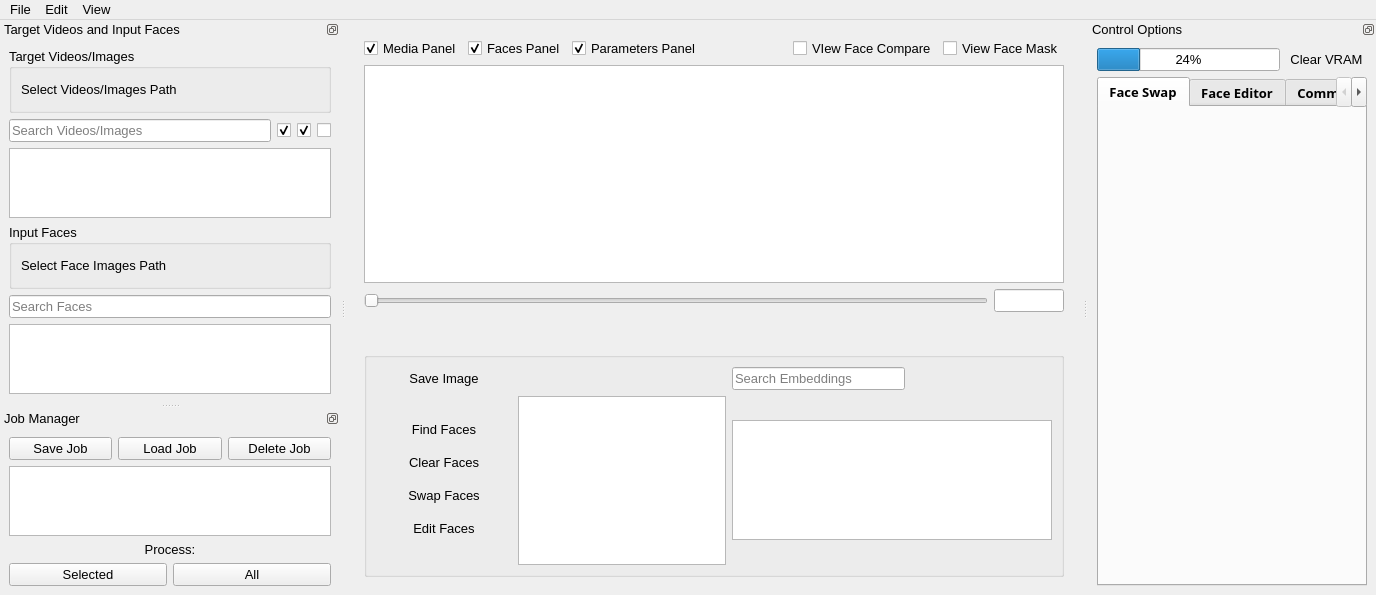
<?xml version="1.0" encoding="UTF-8"?>
<ui version="4.0">
 <class>MainWindow</class>
 <widget class="QMainWindow" name="MainWindow">
  <property name="geometry">
   <rect>
    <x>0</x>
    <y>0</y>
    <width>1376</width>
    <height>585</height>
   </rect>
  </property>
  <property name="font">
   <font>
    <pointsize>10</pointsize>
   </font>
  </property>
  <property name="windowTitle">
   <string>VisoMaster v0.1.6</string>
  </property>
  <property name="windowIcon">
   <iconset resource="media.qrc">
    <normaloff>:/media/media/visomaster_small.png</normaloff>:/media/media/visomaster_small.png</iconset>
  </property>
  <widget class="QWidget" name="centralwidget">
   <layout class="QHBoxLayout" name="horizontalLayout">
    <item>
     <widget class="QWidget" name="mediaLayout" native="true">
      <property name="sizePolicy">
       <sizepolicy hsizetype="Expanding" vsizetype="Preferred">
        <horstretch>2</horstretch>
        <verstretch>0</verstretch>
       </sizepolicy>
      </property>
      <layout class="QVBoxLayout" name="verticalLayout">
       <item>
        <layout class="QHBoxLayout" name="panelVisibilityCheckBoxLayout">
         <item>
          <widget class="QCheckBox" name="mediaPanelCheckBox">
           <property name="text">
            <string>Media Panel</string>
           </property>
           <property name="checked">
            <bool>true</bool>
           </property>
          </widget>
         </item>
         <item>
          <widget class="QCheckBox" name="facesPanelCheckBox">
           <property name="text">
            <string>Faces Panel</string>
           </property>
           <property name="checked">
            <bool>true</bool>
           </property>
          </widget>
         </item>
         <item>
          <widget class="QCheckBox" name="parametersPanelCheckBox">
           <property name="text">
            <string>Parameters Panel</string>
           </property>
           <property name="checked">
            <bool>true</bool>
           </property>
          </widget>
         </item>
         <item>
          <spacer name="horizontalSpacer_8">
           <property name="orientation">
            <enum>Qt::Orientation::Horizontal</enum>
           </property>
           <property name="sizeHint" stdset="0">
            <size>
             <width>20</width>
             <height>20</height>
            </size>
           </property>
          </spacer>
         </item>
         <item>
          <widget class="QCheckBox" name="faceCompareCheckBox">
           <property name="text">
            <string>VIew Face Compare</string>
           </property>
          </widget>
         </item>
         <item>
          <widget class="QCheckBox" name="faceMaskCheckBox">
           <property name="text">
            <string>View Face Mask</string>
           </property>
          </widget>
         </item>
        </layout>
       </item>
       <item>
        <widget class="QGraphicsView" name="graphicsViewFrame"/>
       </item>
       <item>
        <layout class="QVBoxLayout" name="verticalLayoutMediaControls">
         <item>
          <layout class="QHBoxLayout" name="horizontalLayoutMediaSlider">
           <item>
            <widget class="QSlider" name="videoSeekSlider">
             <property name="orientation">
              <enum>Qt::Orientation::Horizontal</enum>
             </property>
            </widget>
           </item>
           <item>
            <widget class="QLineEdit" name="videoSeekLineEdit">
             <property name="sizePolicy">
              <sizepolicy hsizetype="Preferred" vsizetype="Fixed">
               <horstretch>0</horstretch>
               <verstretch>0</verstretch>
              </sizepolicy>
             </property>
             <property name="maximumSize">
              <size>
               <width>70</width>
               <height>16777215</height>
              </size>
             </property>
             <property name="toolTip">
              <string>Frame Number</string>
             </property>
             <property name="clearButtonEnabled">
              <bool>false</bool>
             </property>
            </widget>
           </item>
          </layout>
         </item>
         <item>
          <layout class="QHBoxLayout" name="horizontalLayoutMediaButtons">
           <item>
            <spacer name="horizontalSpacer">
             <property name="orientation">
              <enum>Qt::Orientation::Horizontal</enum>
             </property>
             <property name="sizeType">
              <enum>QSizePolicy::Policy::MinimumExpanding</enum>
             </property>
             <property name="sizeHint" stdset="0">
              <size>
               <width>40</width>
               <height>20</height>
              </size>
             </property>
            </spacer>
           </item>
           <item>
            <widget class="QPushButton" name="frameRewindButton">
             <property name="sizePolicy">
              <sizepolicy hsizetype="MinimumExpanding" vsizetype="Fixed">
               <horstretch>0</horstretch>
               <verstretch>0</verstretch>
              </sizepolicy>
             </property>
             <property name="maximumSize">
              <size>
               <width>100</width>
               <height>16777215</height>
              </size>
             </property>
             <property name="text">
              <string/>
             </property>
             <property name="icon">
              <iconset resource="media.qrc">
               <normaloff>:/media/media/previous_marker_off.png</normaloff>:/media/media/previous_marker_off.png</iconset>
             </property>
             <property name="flat">
              <bool>true</bool>
             </property>
            </widget>
           </item>
           <item>
            <spacer name="horizontalSpacer_3">
             <property name="orientation">
              <enum>Qt::Orientation::Horizontal</enum>
             </property>
             <property name="sizeType">
              <enum>QSizePolicy::Policy::Minimum</enum>
             </property>
             <property name="sizeHint" stdset="0">
              <size>
               <width>40</width>
               <height>20</height>
              </size>
             </property>
            </spacer>
           </item>
           <item>
            <widget class="QPushButton" name="buttonMediaRecord">
             <property name="text">
              <string/>
             </property>
             <property name="icon">
              <iconset resource="media.qrc">
               <normaloff>:/media/media/rec_off.png</normaloff>:/media/media/rec_off.png</iconset>
             </property>
             <property name="checkable">
              <bool>true</bool>
             </property>
             <property name="flat">
              <bool>true</bool>
             </property>
            </widget>
           </item>
           <item>
            <spacer name="horizontalSpacer_6">
             <property name="orientation">
              <enum>Qt::Orientation::Horizontal</enum>
             </property>
             <property name="sizeType">
              <enum>QSizePolicy::Policy::Minimum</enum>
             </property>
             <property name="sizeHint" stdset="0">
              <size>
               <width>30</width>
               <height>20</height>
              </size>
             </property>
            </spacer>
           </item>
           <item>
            <widget class="QPushButton" name="buttonMediaPlay">
             <property name="sizePolicy">
              <sizepolicy hsizetype="MinimumExpanding" vsizetype="Minimum">
               <horstretch>0</horstretch>
               <verstretch>0</verstretch>
              </sizepolicy>
             </property>
             <property name="maximumSize">
              <size>
               <width>100</width>
               <height>16777215</height>
              </size>
             </property>
             <property name="text">
              <string/>
             </property>
             <property name="icon">
              <iconset resource="media.qrc">
               <normaloff>:/media/media/play_off.png</normaloff>:/media/media/play_off.png</iconset>
             </property>
             <property name="checkable">
              <bool>true</bool>
             </property>
             <property name="flat">
              <bool>true</bool>
             </property>
            </widget>
           </item>
           <item>
            <spacer name="horizontalSpacer_4">
             <property name="orientation">
              <enum>Qt::Orientation::Horizontal</enum>
             </property>
             <property name="sizeType">
              <enum>QSizePolicy::Policy::Minimum</enum>
             </property>
             <property name="sizeHint" stdset="0">
              <size>
               <width>40</width>
               <height>20</height>
              </size>
             </property>
            </spacer>
           </item>
           <item>
            <widget class="QPushButton" name="frameAdvanceButton">
             <property name="sizePolicy">
              <sizepolicy hsizetype="MinimumExpanding" vsizetype="Fixed">
               <horstretch>0</horstretch>
               <verstretch>0</verstretch>
              </sizepolicy>
             </property>
             <property name="maximumSize">
              <size>
               <width>100</width>
               <height>16777215</height>
              </size>
             </property>
             <property name="text">
              <string/>
             </property>
             <property name="icon">
              <iconset resource="media.qrc">
               <normaloff>:/media/media/next_marker_off.png</normaloff>:/media/media/next_marker_off.png</iconset>
             </property>
             <property name="flat">
              <bool>true</bool>
             </property>
            </widget>
           </item>
           <item>
            <spacer name="horizontalSpacer_2">
             <property name="orientation">
              <enum>Qt::Orientation::Horizontal</enum>
             </property>
             <property name="sizeType">
              <enum>QSizePolicy::Policy::Minimum</enum>
             </property>
             <property name="sizeHint" stdset="0">
              <size>
               <width>40</width>
               <height>20</height>
              </size>
             </property>
            </spacer>
           </item>
           <item>
            <widget class="QPushButton" name="addMarkerButton">
             <property name="toolTip">
              <string>Add Marker</string>
             </property>
             <property name="text">
              <string/>
             </property>
             <property name="icon">
              <iconset resource="media.qrc">
               <normaloff>:/media/media/add_marker_hover.png</normaloff>:/media/media/add_marker_hover.png</iconset>
             </property>
             <property name="flat">
              <bool>true</bool>
             </property>
            </widget>
           </item>
           <item>
            <widget class="QPushButton" name="removeMarkerButton">
             <property name="toolTip">
              <string>Remove Marker</string>
             </property>
             <property name="text">
              <string/>
             </property>
             <property name="icon">
              <iconset resource="media.qrc">
               <normaloff>:/media/media/remove_marker_hover.png</normaloff>:/media/media/remove_marker_hover.png</iconset>
             </property>
             <property name="flat">
              <bool>true</bool>
             </property>
            </widget>
           </item>
           <item>
            <widget class="QPushButton" name="previousMarkerButton">
             <property name="toolTip">
              <string>Move to Previous Marker</string>
             </property>
             <property name="text">
              <string/>
             </property>
             <property name="icon">
              <iconset resource="media.qrc">
               <normaloff>:/media/media/previous_marker_hover.png</normaloff>:/media/media/previous_marker_hover.png</iconset>
             </property>
             <property name="flat">
              <bool>true</bool>
             </property>
            </widget>
           </item>
           <item>
            <widget class="QPushButton" name="nextMarkerButton">
             <property name="toolTip">
              <string>Move to Next Marker</string>
             </property>
             <property name="text">
              <string/>
             </property>
             <property name="icon">
              <iconset resource="media.qrc">
               <normaloff>:/media/media/next_marker_hover.png</normaloff>:/media/media/next_marker_hover.png</iconset>
             </property>
             <property name="flat">
              <bool>true</bool>
             </property>
            </widget>
           </item>
           <item>
            <widget class="QPushButton" name="viewFullScreenButton">
             <property name="toolTip">
              <string>View Fullscreen (F11)</string>
             </property>
             <property name="text">
              <string/>
             </property>
             <property name="icon">
              <iconset resource="media.qrc">
               <normaloff>:/media/media/fullscreen.png</normaloff>:/media/media/fullscreen.png</iconset>
             </property>
             <property name="flat">
              <bool>true</bool>
             </property>
            </widget>
           </item>
           <item>
            <spacer name="horizontalSpacer_5">
             <property name="orientation">
              <enum>Qt::Orientation::Horizontal</enum>
             </property>
             <property name="sizeHint" stdset="0">
              <size>
               <width>40</width>
               <height>20</height>
              </size>
             </property>
            </spacer>
           </item>
          </layout>
         </item>
        </layout>
       </item>
       <item>
        <spacer name="verticalSpacer">
         <property name="orientation">
          <enum>Qt::Orientation::Vertical</enum>
         </property>
         <property name="sizeType">
          <enum>QSizePolicy::Policy::Preferred</enum>
         </property>
         <property name="sizeHint" stdset="0">
          <size>
           <width>20</width>
           <height>5</height>
          </size>
         </property>
        </spacer>
       </item>
       <item>
        <widget class="QGroupBox" name="facesPanelGroupBox">
         <property name="sizePolicy">
          <sizepolicy hsizetype="Preferred" vsizetype="Fixed">
           <horstretch>0</horstretch>
           <verstretch>0</verstretch>
          </sizepolicy>
         </property>
         <property name="minimumSize">
          <size>
           <width>0</width>
           <height>180</height>
          </size>
         </property>
         <property name="maximumSize">
          <size>
           <width>16777215</width>
           <height>225</height>
          </size>
         </property>
         <property name="autoFillBackground">
          <bool>false</bool>
         </property>
         <property name="flat">
          <bool>true</bool>
         </property>
         <property name="checkable">
          <bool>false</bool>
         </property>
         <layout class="QGridLayout" name="gridLayout_2">
          <item row="1" column="0">
           <widget class="QWidget" name="facesButtonsWidget" native="true">
            <property name="sizePolicy">
             <sizepolicy hsizetype="Minimum" vsizetype="Preferred">
              <horstretch>0</horstretch>
              <verstretch>0</verstretch>
             </sizepolicy>
            </property>
            <layout class="QVBoxLayout" name="verticalLayout_8">
             <item>
              <widget class="QWidget" name="verticalWidget" native="true">
               <layout class="QVBoxLayout" name="controlButtonsLayout">
                <item>
                 <widget class="QPushButton" name="findTargetFacesButton">
                  <property name="minimumSize">
                   <size>
                    <width>100</width>
                    <height>0</height>
                   </size>
                  </property>
                  <property name="text">
                   <string>Find Faces</string>
                  </property>
                  <property name="checkable">
                   <bool>false</bool>
                  </property>
                  <property name="flat">
                   <bool>true</bool>
                  </property>
                 </widget>
                </item>
                <item>
                 <widget class="QPushButton" name="clearTargetFacesButton">
                  <property name="text">
                   <string>Clear Faces</string>
                  </property>
                  <property name="checkable">
                   <bool>false</bool>
                  </property>
                  <property name="flat">
                   <bool>true</bool>
                  </property>
                 </widget>
                </item>
                <item>
                 <widget class="QPushButton" name="swapfacesButton">
                  <property name="text">
                   <string>Swap Faces</string>
                  </property>
                  <property name="checkable">
                   <bool>true</bool>
                  </property>
                  <property name="flat">
                   <bool>true</bool>
                  </property>
                 </widget>
                </item>
                <item>
                 <widget class="QPushButton" name="editFacesButton">
                  <property name="text">
                   <string>Edit Faces</string>
                  </property>
                  <property name="checkable">
                   <bool>true</bool>
                  </property>
                  <property name="default">
                   <bool>false</bool>
                  </property>
                  <property name="flat">
                   <bool>true</bool>
                  </property>
                 </widget>
                </item>
               </layout>
              </widget>
             </item>
            </layout>
           </widget>
          </item>
          <item row="1" column="2">
           <widget class="QListWidget" name="inputEmbeddingsList">
            <property name="sizePolicy">
             <sizepolicy hsizetype="Expanding" vsizetype="Fixed">
              <horstretch>4</horstretch>
              <verstretch>0</verstretch>
             </sizepolicy>
            </property>
            <property name="minimumSize">
             <size>
              <width>320</width>
              <height>120</height>
             </size>
            </property>
            <property name="maximumSize">
             <size>
              <width>16777215</width>
              <height>120</height>
             </size>
            </property>
            <property name="verticalScrollBarPolicy">
             <enum>Qt::ScrollBarAlwaysOff</enum>
            </property>
            <property name="horizontalScrollBarPolicy">
             <enum>Qt::ScrollBarAsNeeded</enum>
            </property>
            <property name="toolTip">
             <string>Save Embedding</string>
            </property>
            <property name="uniformItemSizes">
             <bool>true</bool>
            </property>
            <property name="viewMode">
             <enum>QListView::IconMode</enum>
            </property>
            <property name="movement">
             <enum>QListView::Static</enum>
            </property>
            <property name="wrapping">
             <bool>true</bool>
            </property>
            <property name="layoutMode">
             <enum>QListView::Batched</enum>
            </property>
            <property name="spacing">
             <number>4</number>
            </property>
            <property name="autoScroll">
             <bool>false</bool>
            </property>
           </widget>
          </item>
          <item row="0" column="0">
           <layout class="QHBoxLayout" name="horizontalLayout_4">
            <item>
             <widget class="QPushButton" name="saveImageButton">
              <property name="text">
               <string>Save Image</string>
              </property>
              <property name="flat">
               <bool>true</bool>
              </property>
             </widget>
            </item>
           </layout>
          </item>
          <item row="0" column="2">
           <layout class="QHBoxLayout" name="horizontalLayout_3">
            <item>
             <widget class="QLineEdit" name="inputEmbeddingsSearchBox">
              <property name="placeholderText">
               <string>Search Embeddings</string>
              </property>
             </widget>
            </item>
            <item>
             <widget class="QPushButton" name="openEmbeddingButton">
              <property name="toolTip">
               <string>Open Embedding File</string>
              </property>
              <property name="text">
               <string/>
              </property>
              <property name="icon">
               <iconset resource="media.qrc">
                <normaloff>:/media/media/open_file.png</normaloff>:/media/media/open_file.png</iconset>
              </property>
              <property name="flat">
               <bool>true</bool>
              </property>
             </widget>
            </item>
            <item>
             <widget class="QPushButton" name="saveEmbeddingButton">
              <property name="toolTip">
               <string>Save Embedding</string>
              </property>
              <property name="text">
               <string/>
              </property>
              <property name="icon">
               <iconset resource="media.qrc">
                <normaloff>:/media/media/save_file.png</normaloff>:/media/media/save_file.png</iconset>
              </property>
              <property name="flat">
               <bool>true</bool>
              </property>
             </widget>
            </item>
            <item>
             <widget class="QPushButton" name="saveEmbeddingAsButton">
              <property name="toolTip">
               <string>Save Embedding As</string>
              </property>
              <property name="text">
               <string/>
              </property>
              <property name="icon">
               <iconset resource="media.qrc">
                <normaloff>:/media/media/save_file_as.png</normaloff>:/media/media/save_file_as.png</iconset>
              </property>
              <property name="flat">
               <bool>true</bool>
              </property>
             </widget>
            </item>
           </layout>
          </item>
          <item row="1" column="1">
           <widget class="QListWidget" name="targetFacesList">
            <property name="autoFillBackground">
             <bool>true</bool>
            </property>
            <property name="autoScroll">
             <bool>false</bool>
            </property>
           </widget>
          </item>
         </layout>
        </widget>
       </item>
      </layout>
     </widget>
    </item>
   </layout>
  </widget>
  <widget class="QDockWidget" name="input_Target_DockWidget">
   <property name="sizePolicy">
    <sizepolicy hsizetype="Preferred" vsizetype="Preferred">
     <horstretch>4</horstretch>
     <verstretch>0</verstretch>
    </sizepolicy>
   </property>
   <property name="minimumSize">
    <size>
     <width>340</width>
     <height>369</height>
    </size>
   </property>
   <property name="features">
    <set>QDockWidget::DockWidgetFeature::DockWidgetFloatable|QDockWidget::DockWidgetFeature::DockWidgetMovable</set>
   </property>
   <property name="windowTitle">
    <string>Target Videos and Input Faces</string>
   </property>
   <attribute name="dockWidgetArea">
    <number>1</number>
   </attribute>
   <widget class="QWidget" name="dockWidgetContents">
    <layout class="QGridLayout" name="gridLayout_4">
     <item row="0" column="0">
      <layout class="QVBoxLayout" name="vboxLayout">
       <item>
        <widget class="QGroupBox" name="groupBox_TargetVideos_Select">
         <property name="title">
          <string>Target Videos/Images</string>
         </property>
         <layout class="QGridLayout" name="gridLayout_3">
          <item row="0" column="0">
           <layout class="QHBoxLayout" name="horizontalLayout_7">
            <item>
             <widget class="QLabel" name="labelTargetVideosPath">
              <property name="text">
               <string>Select Videos/Images Path</string>
              </property>
              <property name="wordWrap">
               <bool>false</bool>
              </property>
             </widget>
            </item>
            <item>
             <widget class="QPushButton" name="buttonTargetVideosPath">
              <property name="sizePolicy">
               <sizepolicy hsizetype="Fixed" vsizetype="Fixed">
                <horstretch>0</horstretch>
                <verstretch>0</verstretch>
               </sizepolicy>
              </property>
              <property name="toolTip">
               <string>Choose Target Media Folder</string>
              </property>
              <property name="text">
               <string/>
              </property>
              <property name="icon">
               <iconset resource="media.qrc">
                <normaloff>:/media/media/open_file.png</normaloff>:/media/media/open_file.png</iconset>
              </property>
              <property name="iconSize">
               <size>
                <width>18</width>
                <height>18</height>
               </size>
              </property>
              <property name="flat">
               <bool>true</bool>
              </property>
             </widget>
            </item>
           </layout>
          </item>
         </layout>
        </widget>
       </item>
       <item>
        <layout class="QHBoxLayout" name="horizontalLayout_9">
         <item>
          <widget class="QLineEdit" name="targetVideosSearchBox">
           <property name="text">
            <string/>
           </property>
           <property name="placeholderText">
            <string>Search Videos/Images</string>
           </property>
          </widget>
         </item>
         <item>
          <widget class="QCheckBox" name="filterImagesCheckBox">
           <property name="toolTip">
            <string>Include Images</string>
           </property>
           <property name="text">
            <string/>
           </property>
           <property name="icon">
            <iconset resource="media.qrc">
             <normaloff>:/media/media/image.png</normaloff>:/media/media/image.png</iconset>
           </property>
           <property name="checked">
            <bool>true</bool>
           </property>
          </widget>
         </item>
         <item>
          <widget class="QCheckBox" name="filterVideosCheckBox">
           <property name="toolTip">
            <string>Include Videos</string>
           </property>
           <property name="text">
            <string/>
           </property>
           <property name="icon">
            <iconset resource="media.qrc">
             <normaloff>:/media/media/video.png</normaloff>:/media/media/video.png</iconset>
           </property>
           <property name="checked">
            <bool>true</bool>
           </property>
          </widget>
         </item>
         <item>
          <widget class="QCheckBox" name="filterWebcamsCheckBox">
           <property name="toolTip">
            <string>Include Webcams</string>
           </property>
           <property name="text">
            <string/>
           </property>
           <property name="icon">
            <iconset resource="media.qrc">
             <normaloff>:/media/media/webcam.png</normaloff>:/media/media/webcam.png</iconset>
           </property>
           <property name="checked">
            <bool>false</bool>
           </property>
          </widget>
         </item>
        </layout>
       </item>
       <item>
        <widget class="QListWidget" name="targetVideosList">
         <property name="acceptDrops">
          <bool>true</bool>
         </property>
         <property name="autoScroll">
          <bool>false</bool>
         </property>
        </widget>
       </item>
       <item>
        <widget class="QGroupBox" name="groupBox_InputFaces_Select">
         <property name="title">
          <string>Input Faces</string>
         </property>
         <layout class="QGridLayout" name="gridLayout">
          <item row="0" column="0">
           <layout class="QHBoxLayout" name="horizontalLayout_8">
            <item>
             <widget class="QLabel" name="labelInputFacesPath">
              <property name="text">
               <string>Select Face Images Path</string>
              </property>
             </widget>
            </item>
            <item>
             <widget class="QPushButton" name="buttonInputFacesPath">
              <property name="sizePolicy">
               <sizepolicy hsizetype="Fixed" vsizetype="Fixed">
                <horstretch>0</horstretch>
                <verstretch>0</verstretch>
               </sizepolicy>
              </property>
              <property name="toolTip">
               <string>Choose Input Faces Folder</string>
              </property>
              <property name="text">
               <string/>
              </property>
              <property name="icon">
               <iconset resource="media.qrc">
                <normaloff>:/media/media/open_file.png</normaloff>:/media/media/open_file.png</iconset>
              </property>
              <property name="iconSize">
               <size>
                <width>18</width>
                <height>18</height>
               </size>
              </property>
              <property name="flat">
               <bool>true</bool>
              </property>
             </widget>
            </item>
           </layout>
          </item>
         </layout>
        </widget>
       </item>
       <item>
        <widget class="QLineEdit" name="inputFacesSearchBox">
         <property name="placeholderText">
          <string>Search Faces</string>
         </property>
        </widget>
       </item>
       <item>
        <widget class="QListWidget" name="inputFacesList">
         <property name="acceptDrops">
          <bool>true</bool>
         </property>
         <property name="autoScroll">
          <bool>false</bool>
         </property>
        </widget>
       </item>
      </layout>
     </item>
    </layout>
   </widget>
  </widget>
  <widget class="QDockWidget" name="jobManagerDockWidget">
    <property name="windowTitle">
      <string>Job Manager</string>
    </property>
    <property name="features">
      <set>QDockWidget::DockWidgetFeature::DockWidgetFloatable|QDockWidget::DockWidgetFeature::DockWidgetMovable</set>
    </property>
    <attribute name="dockWidgetArea">
      <number>1</number>
    </attribute>
    <widget class="QWidget" name="dockWidgetContents_JobManager">
      <layout class="QVBoxLayout" name="verticalLayout_JobManager">
        <!-- TOP BUTTONS -->
        <item>
          <layout class="QHBoxLayout" name="jobControlLayout">
            <item>
              <widget class="QPushButton" name="addJobButton">
                <property name="text">
                  <string>Save Job</string>
                </property>
              </widget>
            </item>
            <item>
              <widget class="QPushButton" name="loadJobButton">
                <property name="text">
                  <string>Load Job</string>
                </property>
              </widget>
            </item>
            <item>
              <widget class="QPushButton" name="deleteJobButton">
                <property name="text">
                  <string>Delete Job</string>
                </property>
              </widget>
            </item>
          </layout>
        </item>

        <!-- JOB QUEUE LIST -->
        <item>
          <widget class="QListWidget" name="jobQueueList">
            <property name="sortingEnabled">
              <bool>true</bool>
            </property>
          </widget>
        </item>

        <!-- PROCESS SECTION - FIXED STRUCTURE -->
        <item>
          <layout class="QVBoxLayout" name="jobProcessLayout">
            <item>
              <widget class="QLabel" name="labelProcessJobs">
                <property name="text">
                  <string>Process:</string>
                </property>
                <property name="alignment">
                  <set>Qt::AlignCenter</set>
                </property>
              </widget>
            </item>
            <item>
              <layout class="QHBoxLayout" name="processControlLayout">
                <item>
                  <widget class="QPushButton" name="buttonProcessSelected">
                    <property name="text">
                      <string>Selected</string>
                    </property>
                  </widget>
                </item>
                <item>
                  <widget class="QPushButton" name="buttonProcessAll">
                    <property name="text">
                      <string>All</string>
                    </property>
                  </widget>
                </item>
              </layout>
            </item>
          </layout>
        </item>
      </layout>
    </widget>
  </widget>
  <widget class="QDockWidget" name="controlOptionsDockWidget">
   <property name="features">
    <set>QDockWidget::DockWidgetFeature::DockWidgetFloatable|QDockWidget::DockWidgetFeature::DockWidgetMovable</set>
   </property>
   <property name="windowTitle">
    <string>Control Options</string>
   </property>
   <attribute name="dockWidgetArea">
    <number>2</number>
   </attribute>
   <widget class="QWidget" name="dockWidgetContents_2">
    <layout class="QGridLayout" name="gridLayout_5">
     <item row="1" column="0">
      <widget class="QTabWidget" name="tabWidget">
       <property name="sizePolicy">
        <sizepolicy hsizetype="Expanding" vsizetype="Preferred">
         <horstretch>1</horstretch>
         <verstretch>0</verstretch>
        </sizepolicy>
       </property>
       <property name="font">
        <font>
         <family>Segoe UI Semibold</family>
         <pointsize>10</pointsize>
         <bold>true</bold>
        </font>
       </property>
       <property name="layoutDirection">
        <enum>Qt::LayoutDirection::LeftToRight</enum>
       </property>
       <property name="tabPosition">
        <enum>QTabWidget::TabPosition::North</enum>
       </property>
       <property name="currentIndex">
        <number>0</number>
       </property>
       <property name="tabsClosable">
        <bool>false</bool>
       </property>
       <property name="movable">
        <bool>true</bool>
       </property>
       <property name="tabBarAutoHide">
        <bool>false</bool>
       </property>
       <widget class="QWidget" name="face_swap_tab">
        <attribute name="title">
         <string>Face Swap</string>
        </attribute>
        <layout class="QVBoxLayout" name="verticalLayout_4">
         <item>
          <layout class="QVBoxLayout" name="swapWidgetsLayout"/>
         </item>
        </layout>
       </widget>
       <widget class="QWidget" name="face_editor_tab">
        <attribute name="title">
         <string>Face Editor</string>
        </attribute>
        <layout class="QVBoxLayout" name="verticalLayout_3">
         <item>
          <layout class="QVBoxLayout" name="faceEditorWidgetsLayout"/>
         </item>
        </layout>
       </widget>
       <widget class="QWidget" name="common_tab">
        <attribute name="title">
         <string>Common</string>
        </attribute>
        <layout class="QVBoxLayout" name="commonWidgetsLayout_1">
         <item>
          <layout class="QVBoxLayout" name="commonWidgetsLayout"/>
         </item>
        </layout>
       </widget>
       <widget class="QWidget" name="settings_tab">
        <attribute name="title">
         <string>Settings</string>
        </attribute>
        <layout class="QVBoxLayout" name="verticalLayout_2">
         <item>
          <widget class="QLabel" name="label">
           <property name="text">
            <string>Output Directory</string>
           </property>
          </widget>
         </item>
         <item>
          <layout class="QVBoxLayout" name="settingsWidgetsLayout">
           <item>
            <layout class="QHBoxLayout" name="outputFolderSelectionLayout">
             <item>
              <widget class="QLineEdit" name="outputFolderLineEdit">
               <property name="readOnly">
                <bool>true</bool>
               </property>
              </widget>
             </item>
             <item>
              <widget class="QPushButton" name="outputFolderButton">
               <property name="text">
                <string>Browse Folder</string>
               </property>
               <property name="flat">
                <bool>false</bool>
               </property>
              </widget>
             </item>
            </layout>
           </item>
          </layout>
         </item>
        </layout>
       </widget>
      </widget>
     </item>
     <item row="0" column="0">
      <layout class="QHBoxLayout" name="horizontalLayout_2">
       <item>
        <widget class="QProgressBar" name="vramProgressBar">
         <property name="value">
          <number>24</number>
         </property>
        </widget>
       </item>
       <item>
        <widget class="QPushButton" name="clearMemoryButton">
         <property name="text">
          <string>Clear VRAM</string>
         </property>
         <property name="flat">
          <bool>true</bool>
         </property>
        </widget>
       </item>
      </layout>
     </item>
    </layout>
   </widget>
  </widget>
  <widget class="QMenuBar" name="topMenuBar">
   <property name="geometry">
    <rect>
     <x>0</x>
     <y>0</y>
     <width>1376</width>
     <height>33</height>
    </rect>
   </property>
   <widget class="QMenu" name="menuFile">
    <property name="title">
     <string>File</string>
    </property>
    <addaction name="actionLoad_SavedWorkspace"/>
    <addaction name="actionSave_CurrentWorkspace"/>
    <addaction name="separator"/>
    <addaction name="actionOpen_Videos_Folder"/>
    <addaction name="actionOpen_Video_Files"/>
    <addaction name="separator"/>
    <addaction name="actionLoad_Source_Images_Folder"/>
    <addaction name="actionLoad_Source_Image_Files"/>
    <addaction name="separator"/>
    <addaction name="actionLoad_Embeddings"/>
    <addaction name="actionSave_Embeddings"/>
    <addaction name="actionSave_Embeddings_As"/>
   </widget>
   <widget class="QMenu" name="menuEdit">
    <property name="title">
     <string>Edit</string>
    </property>
    <addaction name="actionTest_2"/>
   </widget>
   <widget class="QMenu" name="menuView">
    <property name="title">
     <string>View</string>
    </property>
    <addaction name="actionView_Fullscreen_F11"/>
   </widget>
   <addaction name="menuFile"/>
   <addaction name="menuEdit"/>
   <addaction name="menuView"/>
  </widget>
  <action name="actionExit">
   <property name="text">
    <string>Exit</string>
   </property>
  </action>
  <action name="actionLoad_Embeddings">
   <property name="text">
    <string>Load Embeddings</string>
   </property>
  </action>
  <action name="actionSave_Embeddings">
   <property name="text">
    <string>Save Embeddings</string>
   </property>
  </action>
  <action name="actionSave_Embeddings_As">
   <property name="text">
    <string>Save Embeddings As</string>
   </property>
  </action>
  <action name="actionOpen_Videos_Folder">
   <property name="text">
    <string>Load Target Images/Videos Folder</string>
   </property>
  </action>
  <action name="actionOpen_Video_Files">
   <property name="text">
    <string>Load Target Image/Video Files</string>
   </property>
  </action>
  <action name="actionLoad_Source_Images_Folder">
   <property name="text">
    <string>Load Source Images Folder</string>
   </property>
  </action>
  <action name="actionLoad_Source_Image_Files">
   <property name="text">
    <string>Load Source Image Files</string>
   </property>
  </action>
  <action name="actionView_Fullscreen_F11">
   <property name="text">
    <string>View Fullscreen (F11)</string>
   </property>
  </action>
  <action name="actionTest">
   <property name="text">
    <string>Test</string>
   </property>
  </action>
  <action name="actionLoad_Saved_Workspace">
   <property name="text">
    <string>Load Saved Workspace</string>
   </property>
  </action>
  <action name="actionSave_Current_Workspace">
   <property name="text">
    <string>Save Current Workspace</string>
   </property>
  </action>
  <action name="actionTest_2">
   <property name="text">
    <string>Test</string>
   </property>
  </action>
  <action name="actionLoad_SavedWorkspace">
   <property name="text">
    <string>Load Saved Workspace</string>
   </property>
  </action>
  <action name="actionSave_CurrentWorkspace">
   <property name="text">
    <string>Save Current Workspace</string>
   </property>
  </action>
 </widget>
 <resources>
  <include location="media.qrc"/>
 </resources>
 <connections/>
</ui>
